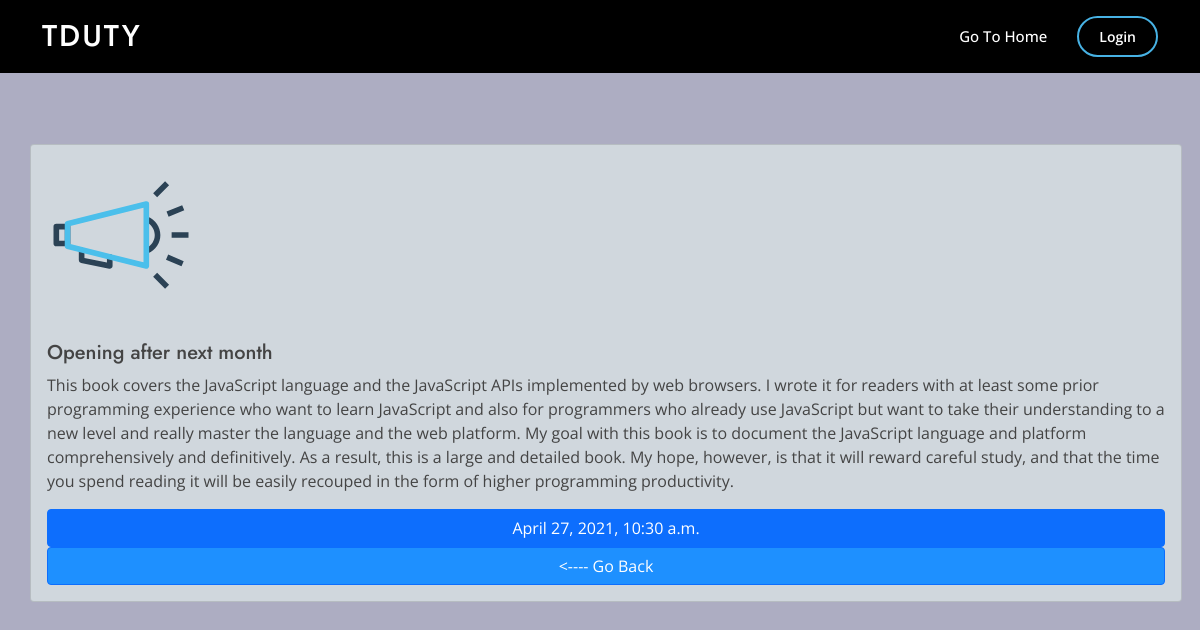
The app's page /routine/announcement/detail/12 with its own data.
### routine/models.py (models this page shows, shortened)
class Announcement(models.Model):
    subject = models.CharField(max_length=200)
    body = models.TextField()
    target_audience = models.CharField(max_length=50)
    published_date_time = models.DateTimeField(
        auto_now_add=True, editable=False)

### routine/views.py (the view)
def announcement_detail(request, id):
    announcement = get_object_or_404(Announcement, id=id)
    context = {
        'announcement': announcement
    }
    return render(request, 'routine/announcement_detail.html', context)

### templates/routine/announcement_detail.html (shortened to what this page needs)
{% extends "routine/dashboard.html" %}
{% load static %}
{% block content %}
<div class="card-box">
    <div class="card" style="width: 18rem;">
        <img src="{% static 'images/announcement-detail.svg' %}" class="card-img-top" alt="...">
        <div class="card-body">
            <h5 class="card-title">{{announcement.subject}}</h5>
            <p class="card-text">{{announcement.body}}</p>
            <a class="btn btn-primary">{{announcement.published_date_time}}</a>
            <a href="{% url 'routine:announcements' %}" class="btn btn-primary back">
                &lt;---- </__>Go Back</a>
        </div>
    </div>
</div>
{% endblock content %}

### dutyrota/static/assets/css/style.css (style rules this page uses)
body { color: #444444; font-family: "Open Sans", sans-serif; }
a { color: rgb(20, 20, 20); text-decoration: none; }
h1, h2, h3, h4, h5, h6 { font-family: "Jost", sans-serif; }

### templates/routine/announcement_detail.html (style rules this page uses)
.card { width: 95vw !important; background-color: rgb(208, 215, 221); }
.card-img-top { width: 30vw; }
.btn-primary { width: 100%; }
body { background-color: rgb(173, 173, 194); }
.back { background-color: dodgerblue; }
@media screen and (min-width: 1024px) { .card { width: 96vw !important; margin-left: 1vw; } }
@media screen and (min-width: 1024px) { .card-img-top { width: 15vw; } }
.card-box { display: flex; justify-content: center; }

### records on screen
Announcement: subject "Opening after next month", body "This book covers the JavaScript language and the JavaScript APIs implemented by web browsers. I wrote it for readers with at least some prior programming experience who want to learn JavaScript and also for programmers who already use JavaScript but want to take their understanding to a new level and really master the language and the web platform. My goal with this book is to document the JavaScript language and platform comprehensively and definitively. As a result, this is a large and detailed book. My hope, however, is that it will reward careful study, and that the time you spend reading it will be easily recouped in the form of higher programming productivity.", published_date_time "April 27, 2021, 10:30 a.m."
